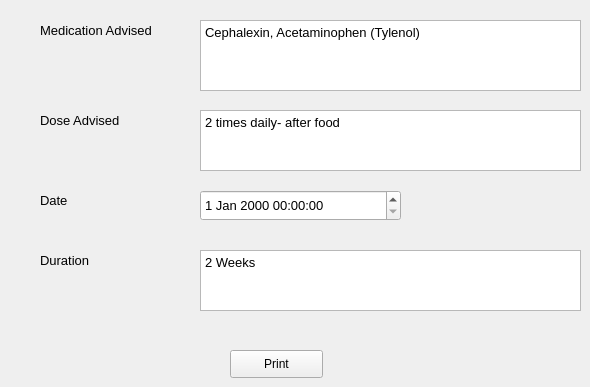
      <widget class="QWidget" name="tab_4">
       <attribute name="title">
        <string>Oral medication </string>
       </attribute>
       <widget class="QPlainTextEdit" name="plainTextEdit_13">
        <property name="geometry">
         <rect>
          <x>200</x>
          <y>250</y>
          <width>381</width>
          <height>61</height>
         </rect>
        </property>
        <property name="font">
         <font>
          <pointsize>10</pointsize>
         </font>
        </property>
        <property name="plainText">
         <string>2 Weeks </string>
        </property>
       </widget>
       <widget class="QPushButton" name="pushButton">
        <property name="geometry">
         <rect>
          <x>230</x>
          <y>350</y>
          <width>93</width>
          <height>28</height>
         </rect>
        </property>
        <property name="text">
         <string>Print</string>
        </property>
       </widget>
       <widget class="QLabel" name="label_27">
        <property name="geometry">
         <rect>
          <x>40</x>
          <y>20</y>
          <width>161</width>
          <height>21</height>
         </rect>
        </property>
        <property name="font">
         <font>
          <family>MS Shell Dlg 2</family>
          <pointsize>10</pointsize>
          <weight>50</weight>
          <bold>false</bold>
         </font>
        </property>
        <property name="text">
         <string>Medication Advised</string>
        </property>
       </widget>
       <widget class="QPlainTextEdit" name="plainTextEdit_11">
        <property name="geometry">
         <rect>
          <x>200</x>
          <y>20</y>
          <width>381</width>
          <height>71</height>
         </rect>
        </property>
        <property name="font">
         <font>
          <pointsize>10</pointsize>
         </font>
        </property>
        <property name="plainText">
         <string>Cephalexin, Acetaminophen (Tylenol)</string>
        </property>
       </widget>
       <widget class="QLabel" name="label_29">
        <property name="geometry">
         <rect>
          <x>40</x>
          <y>190</y>
          <width>161</width>
          <height>21</height>
         </rect>
        </property>
        <property name="font">
         <font>
          <family>MS Shell Dlg 2</family>
          <pointsize>10</pointsize>
          <weight>50</weight>
          <bold>false</bold>
         </font>
        </property>
        <property name="text">
         <string>Date </string>
        </property>
       </widget>
       <widget class="QPlainTextEdit" name="plainTextEdit_12">
        <property name="geometry">
         <rect>
          <x>200</x>
          <y>110</y>
          <width>381</width>
          <height>61</height>
         </rect>
        </property>
        <property name="font">
         <font>
          <pointsize>10</pointsize>
         </font>
        </property>
        <property name="plainText">
         <string>2 times daily- after food</string>
        </property>
       </widget>
       <widget class="QDateTimeEdit" name="dateTimeEdit">
        <property name="geometry">
         <rect>
          <x>200</x>
          <y>190</y>
          <width>201</width>
          <height>31</height>
         </rect>
        </property>
        <property name="font">
         <font>
          <pointsize>10</pointsize>
         </font>
        </property>
       </widget>
       <widget class="QLabel" name="label_30">
        <property name="geometry">
         <rect>
          <x>40</x>
          <y>250</y>
          <width>161</width>
          <height>21</height>
         </rect>
        </property>
        <property name="font">
         <font>
          <family>MS Shell Dlg 2</family>
          <pointsize>10</pointsize>
          <weight>50</weight>
          <bold>false</bold>
         </font>
        </property>
        <property name="text">
         <string>Duration</string>
        </property>
       </widget>
       <widget class="QLabel" name="label_28">
        <property name="geometry">
         <rect>
          <x>40</x>
          <y>110</y>
          <width>161</width>
          <height>21</height>
         </rect>
        </property>
        <property name="font">
         <font>
          <family>MS Shell Dlg 2</family>
          <pointsize>10</pointsize>
          <weight>50</weight>
          <bold>false</bold>
         </font>
        </property>
        <property name="text">
         <string>Dose Advised</string>
        </property>
       </widget>
      </widget>
